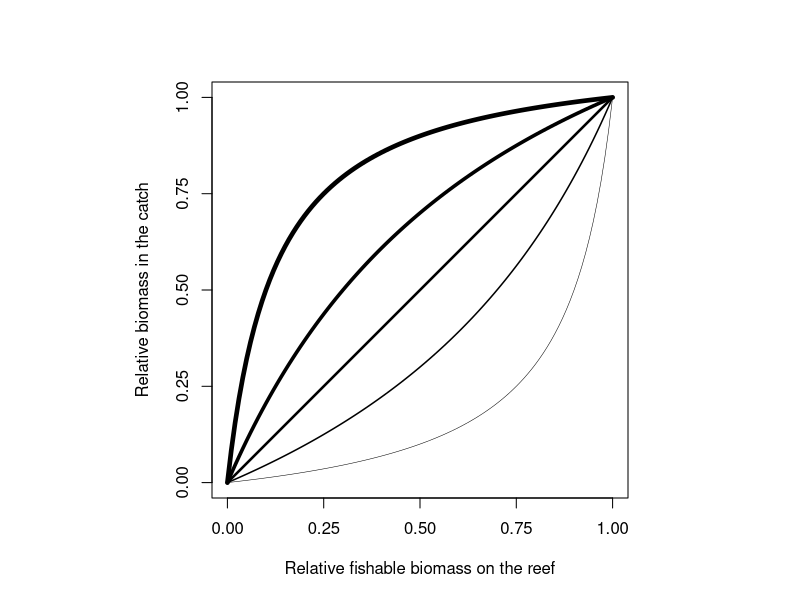
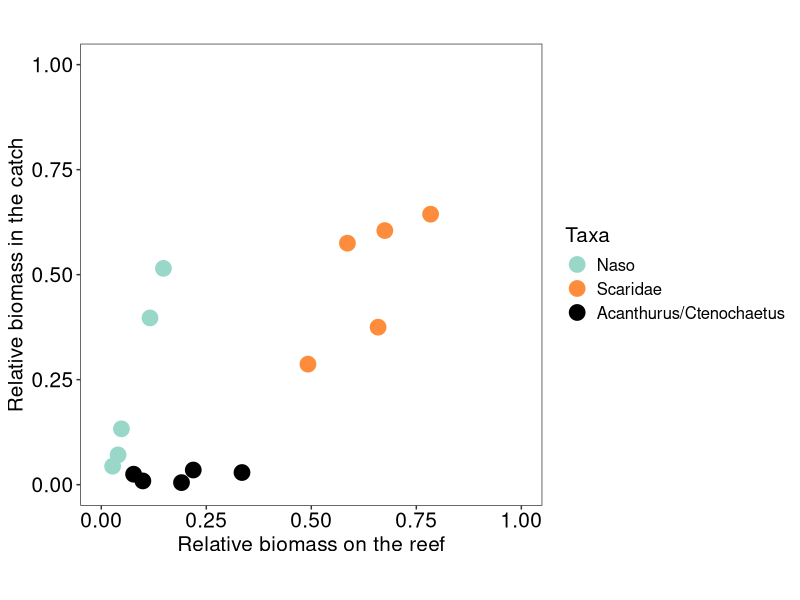

Write R code to recreate these figures, in order.
### Script and data to produce figure 2 that shows theoretical selectivity relationships and actual fisher selectivity of herbivores in Moorea ###
# Data used for fisher selectivity of herbivores in Moorea is from Figure 5 of
# Rassweiler, A., Lauer, M., Lester, S.E. et al. Perceptions and responses of Pacific Island fishers to changing coral reefs. Ambio 49, 130–143 (2020). https://doi.org/10.1007/s13280-019-01154-5


# Packages -----
library(tidyverse)
library(ggplot2)
library(readr)

# Assign colors -----
Pcol <- '#fd8d3c' # Parrotfish (Chlorurus/Scarus) or non-browsing herbivores color
Ucol <- '#99d8c9' # Unicornfish (Naso) or browsing herbivores color

# Visualization: theoretical selectivity curves -----

## Build catch-abundance relationship
f <- 0.2 # Set total fishing effort
prefset <- c(.1,.3,.5,.7,.9) # Set of fishing preferences for parrotfish

# Make a plot to hold the data we'll create in the next step
par(pty="s") # sets aspect ratio of plot = 1 (i.e., makes plot a square)
plot(c(0,1),c(0,1), type='n', las=1, xaxt = "n", yaxt = "n", xlab='Relative fishable biomass on the reef', ylab='Relative biomass in the catch') 
axis(side=1, at=c(0, 0.25, 0.5, 0.75, 1))
axis(side=2, at=c(0, 0.25, 0.5, 0.75, 1))

TFP <- 100 # Set total fish population
Uset <- seq(from = 0, to = TFP, by = 1) # Full theoretical range of unicornfish population
Pset <- TFP - Uset # Make parrotfish population 1-Uset
propU <- Uset/(Uset + Pset) # Proportion of unicornfish in the population
for(j in 1:length(prefset)){ # Loop over the different choices of preferences
  p <- prefset[j] # Choose the preference for parrotfish
  u <- 1 - p # Compute the corresponding preference for unicornfish
  propUcatch <-(1-p)*f*Uset/((1-p)*f*Uset+p*f*Pset) # Compute the proportion of catch comprised of unicornfish
  lines(propU,propUcatch,lwd=5*u) # Add a line to the plot showing this
}


# Visualization: Fisher selectivity in Moorea -----
# Here we're replotting reef abundance and catch data from Rassweiler et al. 2020 Figure 5

## Load data
# Data: abundance of fish on reef and in the catch in Moorea, taken from Rassweiler et al. 2020, Ambio, Figure 5
fish <- read_csv("data/Rassweiler_2020_Fig5_data.csv")

# Set order of taxa groups for plot
fish$Taxa <- factor(fish$Taxa, levels = c("Naso", "Scaridae", "Acanthurus/Ctenochaetus"))

# Replot Rassweiler et al. 2020 reef abundance-catch data 
ggplot(fish, aes(x=Reef_Biomass, y=Catch_Biomass, color=Taxa)) +
  geom_point(size=5) +
  xlab("Relative biomass on the reef") +
  ylab("Relative biomass in the catch") + 
  scale_color_manual(labels=c("Naso", "Scaridae", "Acanthurus/Ctenochaetus"), values = c(Ucol, Pcol, 'grey0')) +
  theme_bw() +
  theme(panel.grid.minor = element_blank(),
        panel.grid.major = element_blank(),
        text = element_text(size=15, colour="black"),
        axis.title.x = element_text(colour = "black"),
        axis.title.y = element_text(colour = "black"),
        axis.text = element_text(colour = "black")) +
  theme(axis.text = element_text(size = 15)) +
  #geom_abline(intercept = 0, slope = 1) + # adds 1:1 line
  xlim(0,1) +
  ylim(0,1) +
  theme(aspect.ratio=1)  # sets aspect ratio = 1 (i.e., makes plot a square)


